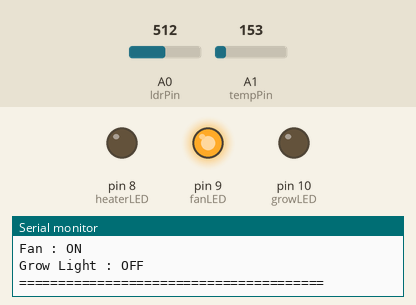
Bench run of a sketch on a simulated Arduino Uno, built with avr-gcc and run on an emulated ATmega328P. Parts: output pins drawn as LEDs (lit = HIGH), the last lines printed to the serial monitor. The test bench sets the inputs (shaded band); at power-on: A1 (tempPin) = 153, A0 (ldrPin) = 512.

Above: at 3.9 s.
4.0 s: A1 (tempPin) set to 141
At 6.7 s:
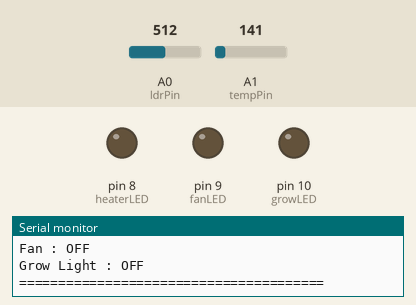
8.0 s: A0 (ldrPin) set to 483
At 10.6 s:
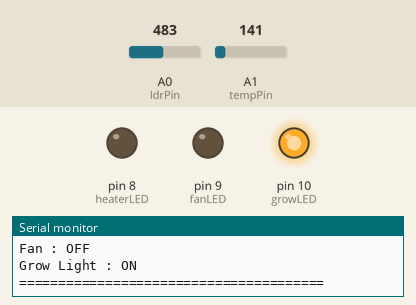
12.0 s: A1 (tempPin) set to 133
At 13.3 s:
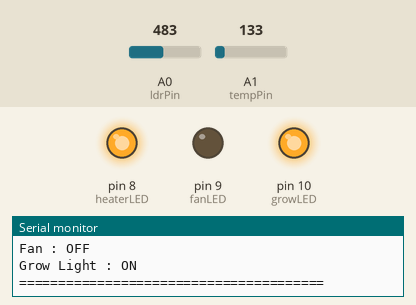
16.0 s: A0 (ldrPin) set to 510
At 19.7 s:
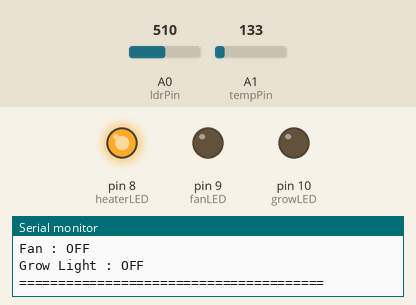
20.1 s: A1 (tempPin) set to 165
At 22.3 s:
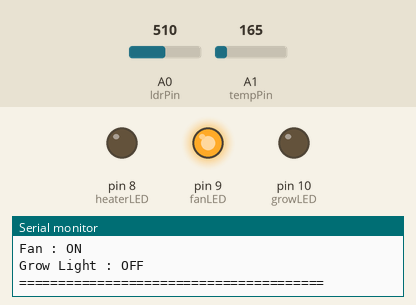
28.0 s: A0 (ldrPin) set to 490
At 31.4 s:
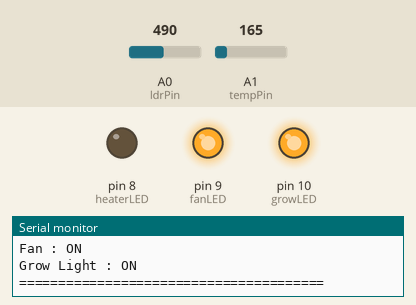
Timing chart, 0 to 32.9 s (numbered marks = the images above; inputs shaded):
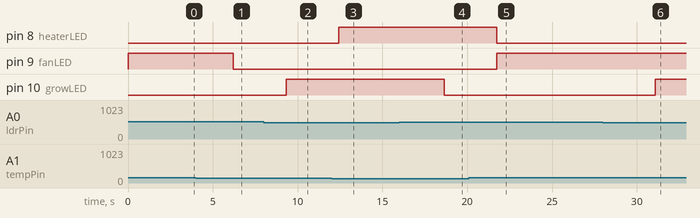

Measured:
- the behaviour switches between 148 and 147 on A1 (tempPin) (found by bisection; images 0 and 1)
- the behaviour switches between 500 and 499 on A0 (ldrPin) (found by bisection; images 1 and 2)
- after the input at 4.0 s, pin 9 (fanLED): HIGH → LOW after 2.2 s
- after the input at 8.0 s, pin 10 (growLED): LOW → HIGH after 1.3 s
- after the input at 12.0 s, pin 8 (heaterLED): LOW → HIGH after 0.43 s
- after the input at 16.0 s, pin 10 (growLED): HIGH → LOW after 2.6 s
- after the input at 20.1 s, pin 8 (heaterLED): HIGH → LOW after 1.7 s; pin 9 (fanLED): LOW → HIGH after 1.7 s
- after the input at 28.0 s, pin 10 (growLED): LOW → HIGH after 3.1 s

The sketch:

Smart_Green_house_Controller.ino
```cpp
// Smart Greenhouse Controller
// Tinkercad Version (Without LCD)

const int tempPin = A1;
const int ldrPin = A0;

const int heaterLED = 8;
const int fanLED = 9;
const int growLED = 10;

void setup() {

  Serial.begin(9600);

  pinMode(heaterLED, OUTPUT);
  pinMode(fanLED, OUTPUT);
  pinMode(growLED, OUTPUT);
}

void loop() {

  // Read TMP36
  int sensorValue = analogRead(tempPin);

  float voltage = sensorValue * (5.0 / 1023.0);

  float temperature = (voltage - 0.5) * 100.0;

  // Read LDR
  int lightValue = analogRead(ldrPin);

  // Heater & Fan Control
  if (temperature < 18) {

    digitalWrite(heaterLED, HIGH);
    digitalWrite(fanLED, LOW);

  }
  else if (temperature > 22) {

    digitalWrite(heaterLED, LOW);
    digitalWrite(fanLED, HIGH);

  }
  else {

    digitalWrite(heaterLED, LOW);
    digitalWrite(fanLED, LOW);

  }

  // Grow Light Control
  if (lightValue < 500) {

    digitalWrite(growLED, HIGH);

  }
  else {

    digitalWrite(growLED, LOW);

  }

  // Serial Monitor Output
  Serial.println("========== GREENHOUSE STATUS ==========");

  Serial.print("Temperature : ");
  Serial.print(temperature);
  Serial.println(" C");

  Serial.print("Light Value : ");
  Serial.println(lightValue);

  if (temperature < 18)
    Serial.println("Heater : ON");
  else
    Serial.println("Heater : OFF");

  if (temperature > 22)
    Serial.println("Fan : ON");
  else
    Serial.println("Fan : OFF");

  if (lightValue < 500)
    Serial.println("Grow Light : ON");
  else
    Serial.println("Grow Light : OFF");

  Serial.println("=======================================");
  Serial.println();

  delay(3000);
}
```
